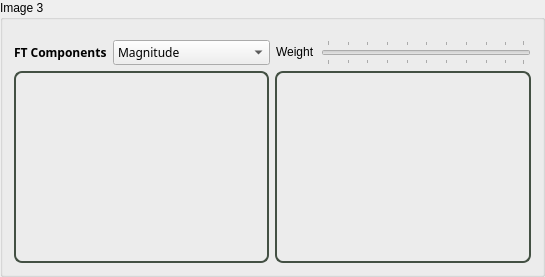
           <widget class="QGroupBox" name="groupBox_img3">
            <property name="title">
             <string>Image 3</string>
            </property>
            <layout class="QGridLayout" name="gridLayout_8">
             <property name="topMargin">
              <number>20</number>
             </property>
             <item row="0" column="0">
              <layout class="QGridLayout" name="gridLayout_7">
               <item row="0" column="0">
                <layout class="QHBoxLayout" name="horizontalLayout_3">
                 <item>
                  <layout class="QFormLayout" name="formLayout_7">
                   <property name="formAlignment">
                    <set>Qt::AlignCenter</set>
                   </property>
                   <item row="0" column="0">
                    <widget class="QLabel" name="label_ftcomp_img3">
                     <property name="font">
                      <font>
                       <family>Segoe UI Variable Text</family>
                       <pointsize>9</pointsize>
                       <weight>75</weight>
                       <italic>false</italic>
                       <bold>true</bold>
                      </font>
                     </property>
                     <property name="styleSheet">
                      <string notr="true">border:none;</string>
                     </property>
                     <property name="text">
                      <string>FT Components</string>
                     </property>
                    </widget>
                   </item>
                   <item row="0" column="1">
                    <widget class="QComboBox" name="comboBox_img3">
                     <property name="minimumSize">
                      <size>
                       <width>110</width>
                       <height>0</height>
                      </size>
                     </property>
                     <property name="maximumSize">
                      <size>
                       <width>220</width>
                       <height>16777215</height>
                      </size>
                     </property>
                     <property name="font">
                      <font>
                       <family>Yu Gothic Medium</family>
                       <pointsize>9</pointsize>
                      </font>
                     </property>
                     <property name="cursor">
                      <cursorShape>PointingHandCursor</cursorShape>
                     </property>
                     <item>
                      <property name="text">
                       <string>Magnitude</string>
                      </property>
                     </item>
                     <item>
                      <property name="text">
                       <string>Phase</string>
                      </property>
                     </item>
                     <item>
                      <property name="text">
                       <string>Real</string>
                      </property>
                     </item>
                     <item>
                      <property name="text">
                       <string>Imaginary</string>
                      </property>
                     </item>
                    </widget>
                   </item>
                  </layout>
                 </item>
                 <item>
                  <layout class="QFormLayout" name="formLayout_8">
                   <property name="formAlignment">
                    <set>Qt::AlignCenter</set>
                   </property>
                   <item row="0" column="0">
                    <widget class="QLabel" name="label_w3">
                     <property name="styleSheet">
                      <string notr="true">border:none;</string>
                     </property>
                     <property name="text">
                      <string>Weight</string>
                     </property>
                    </widget>
                   </item>
                   <item row="0" column="1">
                    <widget class="QSlider" name="horizontalSlider_img3">
                     <property name="sizePolicy">
                      <sizepolicy hsizetype="Preferred" vsizetype="Fixed">
                       <horstretch>0</horstretch>
                       <verstretch>0</verstretch>
                      </sizepolicy>
                     </property>
                     <property name="minimumSize">
                      <size>
                       <width>170</width>
                       <height>0</height>
                      </size>
                     </property>
                     <property name="cursor">
                      <cursorShape>PointingHandCursor</cursorShape>
                     </property>
                     <property name="styleSheet">
                      <string notr="true">QSlider::handle:horizontal{
    background: qlineargradient(x1:1, y1:1, x2:0, y2:0,
        stop:0 rgba(50, 50, 50, 255),
        stop:1 rgba(142, 170, 142, 255));
    width: 10px;
    margin-top: -4px;
    margin-bottom: -4px;
    border-radius: 4px;
}

QSlider::handle:horizontal:hover{
    background-color: qlineargradient(spread:pad, x1:0, y1:0, x2:1, y2:1, stop:0 rgba(50, 50, 50, 255), stop:1  rgba(142, 170, 142, 255));
}

QSlider::handle:horizontal:pressed{
	background-color: rgb(50, 50, 50);
	border:1px solid rgb(142, 170, 142);
}</string>
                     </property>
                     <property name="orientation">
                      <enum>Qt::Horizontal</enum>
                     </property>
                     <property name="tickPosition">
                      <enum>QSlider::TicksBothSides</enum>
                     </property>
                    </widget>
                   </item>
                  </layout>
                 </item>
                </layout>
               </item>
               <item row="1" column="0">
                <layout class="QGridLayout" name="gridLayout_6">
                 <item row="0" column="0">
                  <widget class="ClickableLabel" name="label_img3">
                   <property name="minimumSize">
                    <size>
                     <width>255</width>
                     <height>134</height>
                    </size>
                   </property>
                   <property name="cursor">
                    <cursorShape>PointingHandCursor</cursorShape>
                   </property>
                   <property name="styleSheet">
                    <string notr="true">border: 2px solid rgb(67, 80, 67);
border-radius: 8px;
</string>
                   </property>
                   <property name="frameShape">
                    <enum>QFrame::NoFrame</enum>
                   </property>
                   <property name="frameShadow">
                    <enum>QFrame::Plain</enum>
                   </property>
                   <property name="lineWidth">
                    <number>1</number>
                   </property>
                   <property name="text">
                    <string/>
                   </property>
                   <property name="alignment">
                    <set>Qt::AlignCenter</set>
                   </property>
                  </widget>
                 </item>
                 <item row="0" column="1">
                  <widget class="ClickableViewer" name="label_img3_fft">
                   <property name="sizePolicy">
                    <sizepolicy hsizetype="Preferred" vsizetype="Preferred">
                     <horstretch>0</horstretch>
                     <verstretch>0</verstretch>
                    </sizepolicy>
                   </property>
                   <property name="minimumSize">
                    <size>
                     <width>0</width>
                     <height>134</height>
                    </size>
                   </property>
                   <property name="cursor" stdset="0">
                    <cursorShape>PointingHandCursor</cursorShape>
                   </property>
                   <property name="toolTip">
                    <string/>
                   </property>
                   <property name="accessibleDescription">
                    <string/>
                   </property>
                   <property name="autoFillBackground">
                    <bool>false</bool>
                   </property>
                   <property name="styleSheet">
                    <string notr="true">border: 2px solid rgb(67, 80, 67);
border-radius: 8px;
background-color: rgba(255, 255, 255,0);</string>
                   </property>
                   <property name="verticalScrollBarPolicy">
                    <enum>Qt::ScrollBarAlwaysOff</enum>
                   </property>
                   <property name="horizontalScrollBarPolicy">
                    <enum>Qt::ScrollBarAlwaysOff</enum>
                   </property>
                  </widget>
                 </item>
                </layout>
               </item>
              </layout>
             </item>
            </layout>
           </widget>
